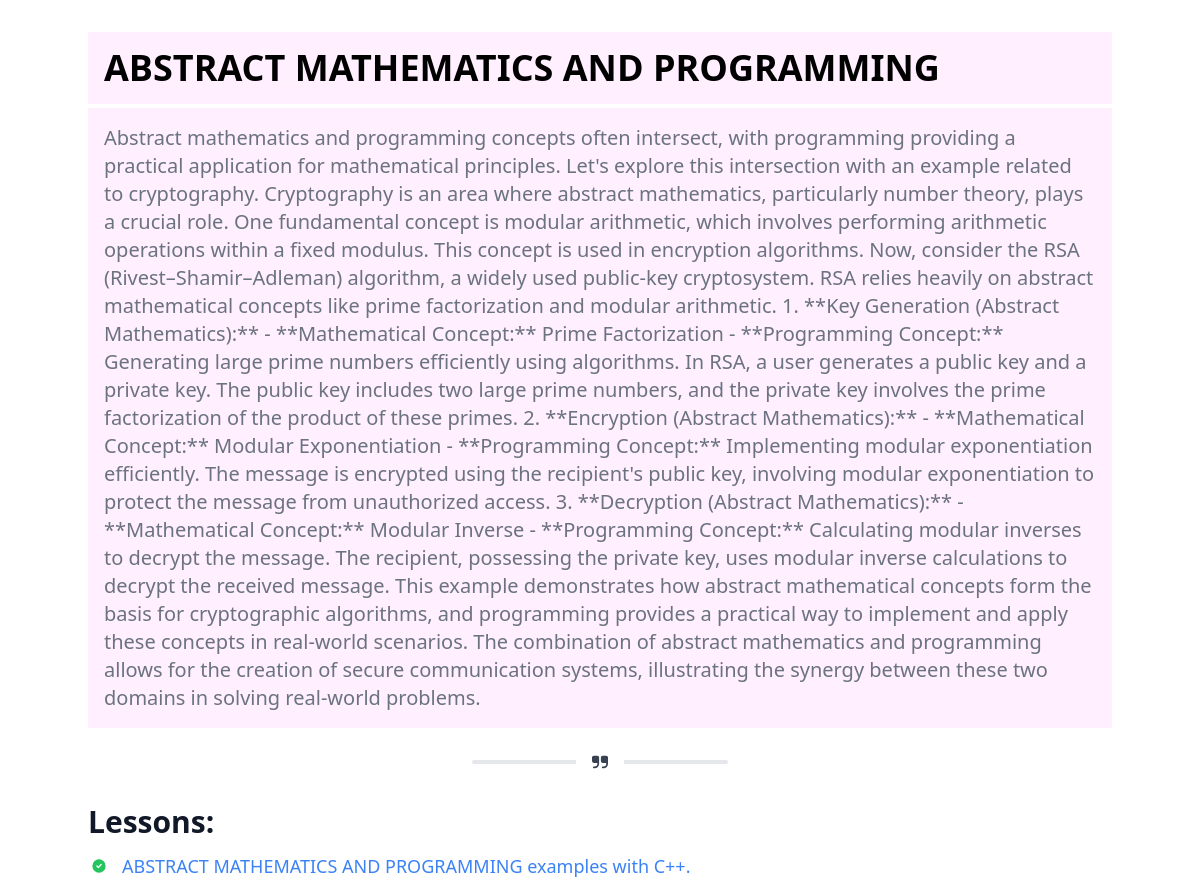
Page /course/4/ on the committed database.
### lms_app/models.py (models this page shows, shortened)
class Course(models.Model):
    title = models.CharField(max_length=100)
    description = models.TextField(default="")

class Lesson(models.Model):
    title = models.CharField(max_length=100)
    content = models.TextField(default="")
    course = models.ForeignKey(Course, on_delete=models.CASCADE)

### lms_app/views.py (the view)
# urls.py: path('course/<int:course_id>/', views.course_detail, name='course_detail'),
def course_detail(request, course_id):
    course = get_object_or_404(Course, pk=course_id)
    lessons = Lesson.objects.filter(course=course)
    return render(request, 'course_detail.html', {'course': course, 'lessons': lessons})

### lms_app/templates/course_detail.html (shortened to what this page needs)
{% extends 'Layout.html' %}
{% block content %}
<div class="container mx-auto mt-8">
    <h1 class="text-4xl bg-[#f1f1] p-4 font-bold mb-1 uppercase">{{ course.title }}</h1>
    <p class="text-gray-500 text-xl bg-[#f1f1] p-4 dark:text-gray-400">{{ course.description }}</p>
    <div class="inline-flex items-center justify-center w-full">
        <div class="absolute px-4 -translate-x-1/2 bg-white left-1/2 dark:bg-gray-900">
        </div>
    </div>
    <div class="mt-2">
        <h2 class="mb-2 text-3xl font-semibold text-gray-900 dark:text-white">Lessons:</h2>
        <ul class="space-y-1 text-gray-500 list-inside dark:text-gray-400">
            {% for lesson in lessons %}
            <li class="flex items-center gap-2 text-lg font-medium bg-['#f5f5f5'] p-1 rounded">
                <a href="{% url 'lesson_detail' lesson.id %}" class="text-blue-500 hover:underline">{{ lesson.title }}</a>
            </li>
            {% endfor %}
        </ul>
    </div>
</div>
{% endblock %}

### lms_app/templates/Layout.html (style rules this page uses)
* { margin: 0; padding: 0; box-sizing: border-box; }

### rows in the picture
Course: title "ABSTRACT MATHEMATICS AND PROGRAMMING", description "Abstract mathematics and programming concepts often intersect, with programming providing a practical application for mathematical principles. Let's explore this intersection with an example related to cryptography. Cryptography is an area where abstract mathematics, particularly number theory, plays a crucial role. One fundamental concept is modular arithmetic, which involves performing arithmetic operations within a fixed modulus. This concept is used in encryption algorithms. Now, consider the RSA (Rivest–Shamir–Adleman) algorithm, a widely used public-key cryptosystem. RSA relies heavily on abstract mathematical concepts like prime factorization and modular arithmetic. 1. **Key…"
Lesson: title "ABSTRACT MATHEMATICS AND PROGRAMMING examples with C++."
